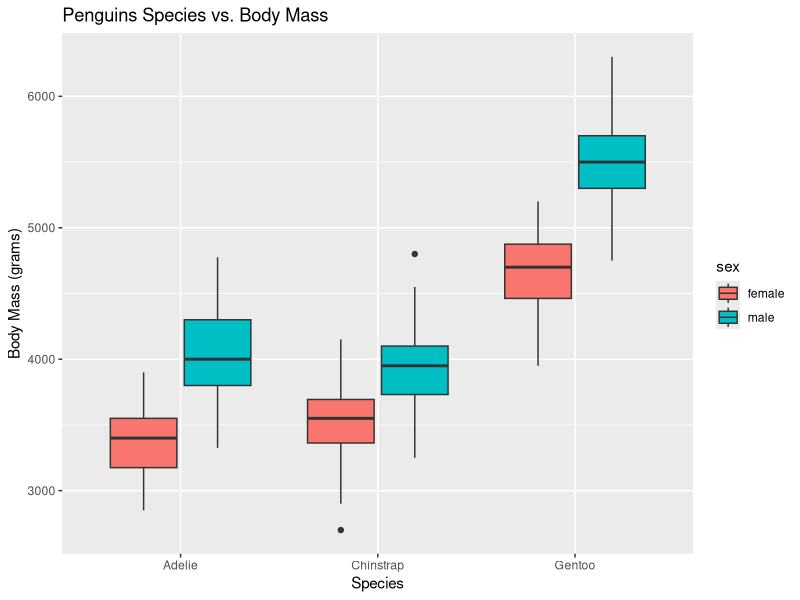
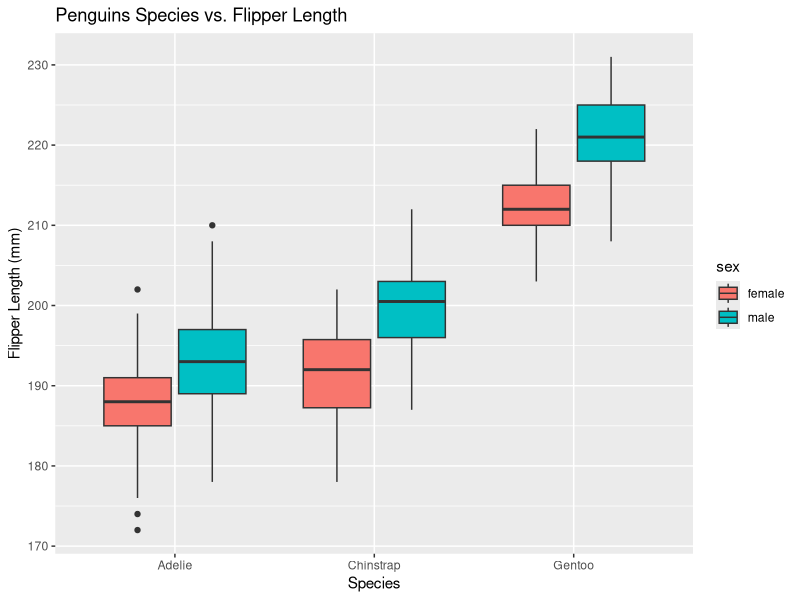
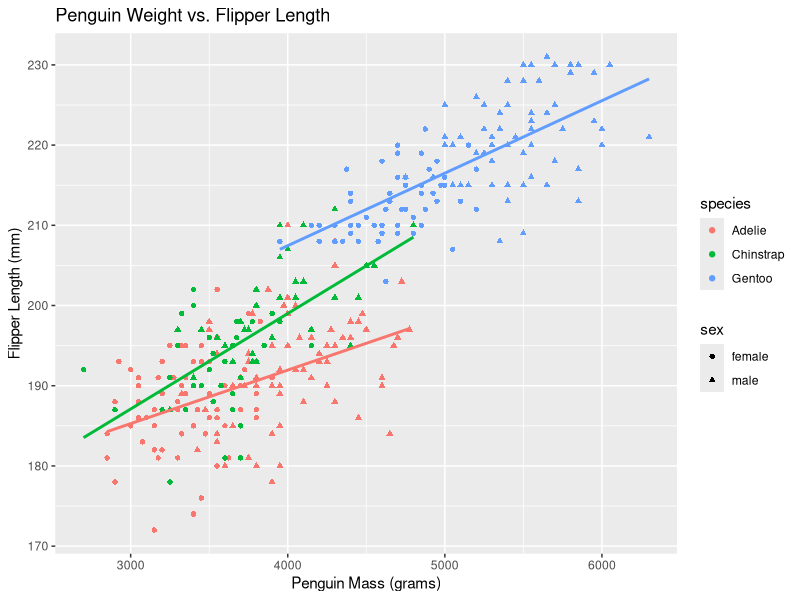
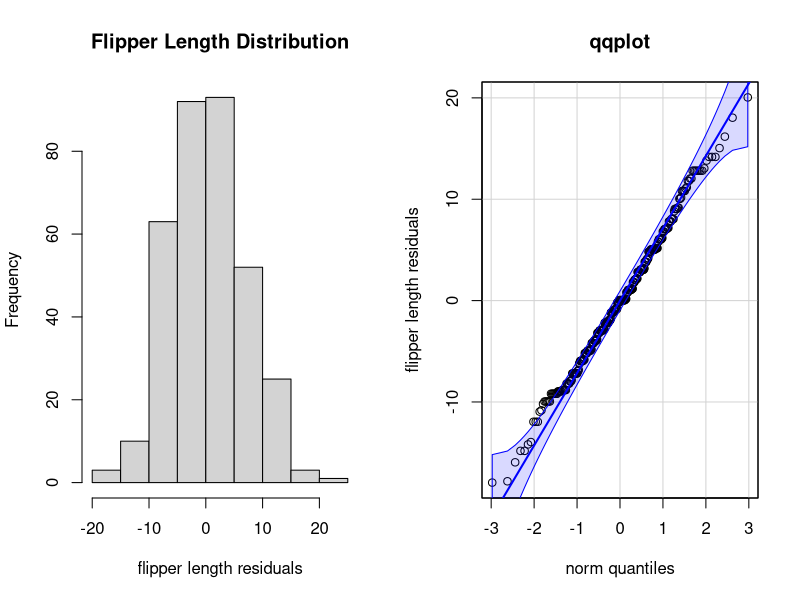
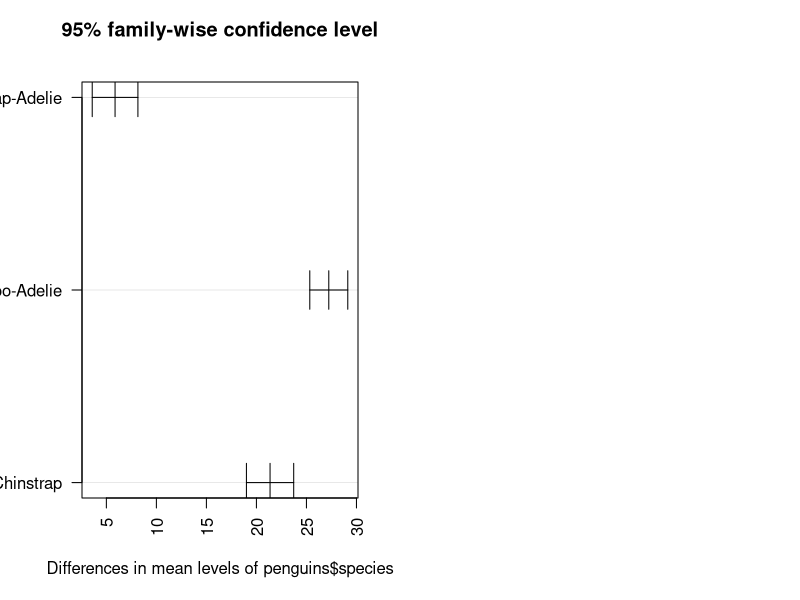
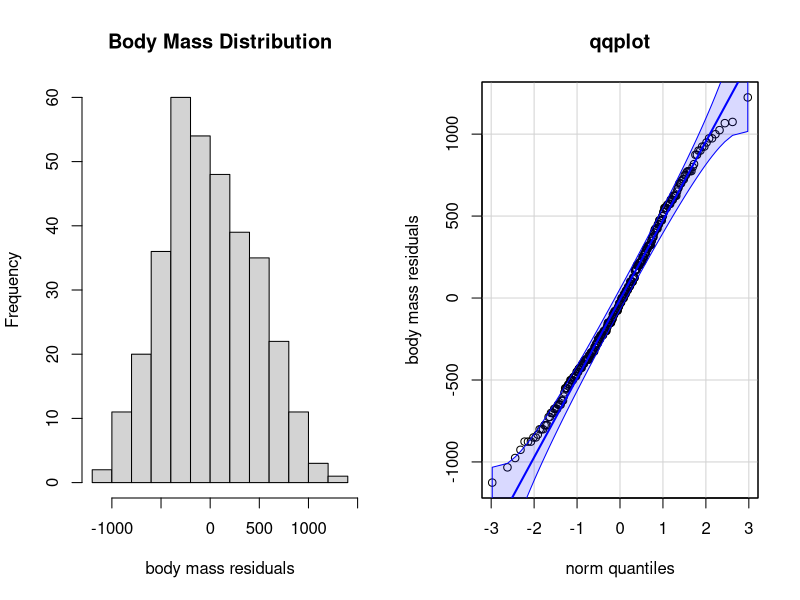
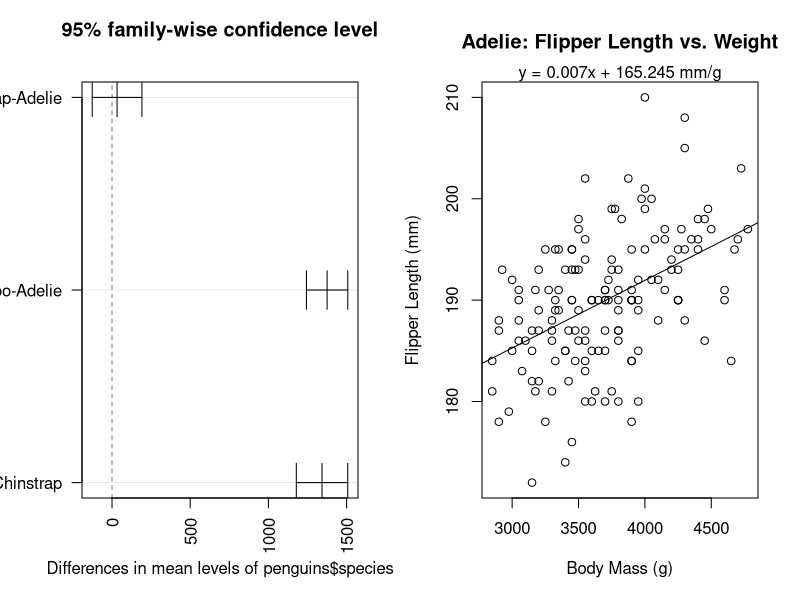
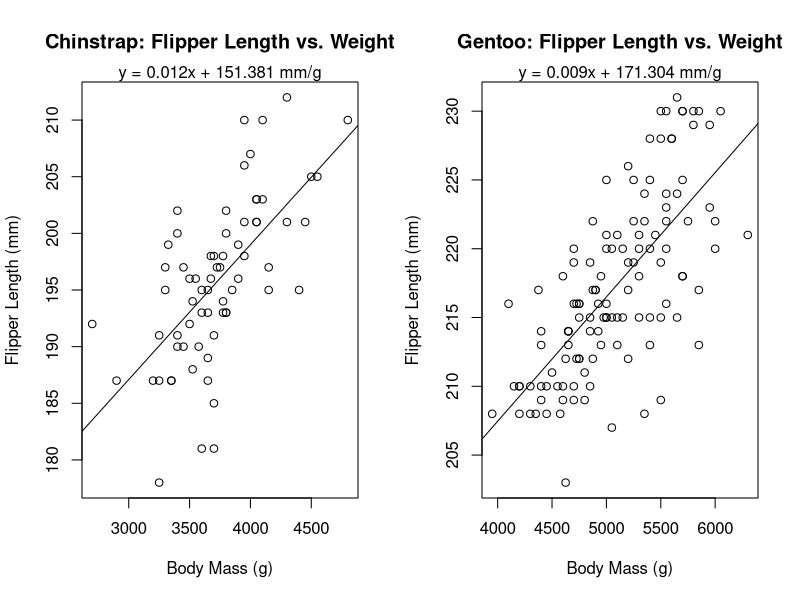

The R source for these figures, in order:
## ---- chunk 1
knitr::opts_chunk$set(echo = FALSE)
## ---- chunk 2
library(tidyverse)
library(lme4)
library(palmerpenguins)
library(car)
library(multcomp)

data(package = 'palmerpenguins')
head(penguins)
## ---- chunk 3
ggplot(data=na.omit(penguins), aes(x=species, y= body_mass_g, fill=sex))+
  geom_boxplot()+
  xlab("Species")+
  ylab("Body Mass (grams)")+
  ggtitle("Penguins Species vs. Body Mass")
## ---- chunk 4
ggplot(data=na.omit(penguins), aes(x=species, y= flipper_length_mm, fill=sex))+
  geom_boxplot()+
  xlab("Species")+
  ylab("Flipper Length (mm)")+
  ggtitle("Penguins Species vs. Flipper Length")
## ---- chunk 5
ggplot(data=na.omit(penguins), aes(x=body_mass_g, y= flipper_length_mm, color=species))+
  geom_point(aes(shape=sex))+
  geom_smooth(data = penguins, 
              method ="lm", alpha = 0, show.legend = FALSE, linetype = 'solid') +
  xlab("Penguin Mass (grams)")+
  ylab("Flipper Length (mm)")+
  ggtitle("Penguin Weight vs. Flipper Length")
## ---- chunk 6
#Anova
anova_flipper = aov(penguins$flipper_length_mm ~ penguins$species, data =penguins)
summary(anova_flipper)

#Check of normality assumption
par(mfrow = c(1, 2)) # combine plots
# histogram
hist(anova_flipper$residuals, main = "Flipper Length Distribution", xlab = "flipper length residuals")
# QQ-plot
qqPlot(anova_flipper$residuals,id = FALSE, ylab = "flipper length residuals", main = "qqplot")
## ---- chunk 7

#Tukey Test
TukeyHSD(anova_flipper, conf.level=.95) 
plot(TukeyHSD(anova_flipper, conf.level=.95), las = 2)
## ---- chunk 8
#Anova
anova_mass = aov(penguins$body_mass_g ~ penguins$species, data =penguins)
summary(anova_mass)

#Check of normality assumption
par(mfrow = c(1, 2)) # combine plots
# histogram
hist(anova_mass$residuals, main = "Body Mass Distribution", xlab = "body mass residuals")
# QQ-plot
qqPlot(anova_mass$residuals,id = FALSE, ylab = "body mass residuals", main = "qqplot")
## ---- chunk 9
#Tukey Test
TukeyHSD(anova_mass, conf.level=.95) 
plot(TukeyHSD(anova_mass, conf.level=.95), las = 2)
## ---- chunk 10
adelie <- filter(penguins, penguins$species == "Adelie")
adelie_lm <- lm(adelie$flipper_length_mm ~ adelie$body_mass_g)
coeff=coefficients(adelie_lm)
eq1 = paste0("y = ", round(coeff[2],3), "x + ", round(coeff[1],3), " mm/g") #linear equation

###Plot Linear Model
plot(adelie$body_mass_g, adelie$flipper_length_mm, xlab = "Body Mass (g)",
     ylab = "Flipper Length (mm)", main = "Adelie: Flipper Length vs. Weight")
abline(adelie_lm)
mtext(eq1, 3, line=0)
summary(adelie_lm)

## ---- chunk 11
chinstrap <- filter(penguins, penguins$species == "Chinstrap")
chinstrap_lm <- lm(chinstrap$flipper_length_mm ~ chinstrap$body_mass_g)
coeff2=coefficients(chinstrap_lm)
eq2 = paste0("y = ", round(coeff2[2],3), "x + ", round(coeff2[1],3), " mm/g") #linear equation

###Plot Linear Model
plot(chinstrap$body_mass_g, chinstrap$flipper_length_mm, xlab = "Body Mass (g)",
     ylab = "Flipper Length (mm)", main = "Chinstrap: Flipper Length vs. Weight")
abline(chinstrap_lm)
mtext(eq2, 3, line=0)
summary(chinstrap_lm)
## ---- chunk 12
gentoo <- filter(penguins, penguins$species == "Gentoo")
gentoo_lm <- lm(gentoo$flipper_length_mm ~ gentoo$body_mass_g)
coeff3=coefficients(gentoo_lm)
eq3 = paste0("y = ", round(coeff3[2],3), "x + ", round(coeff3[1],3), " mm/g") #linear equation

###Plot Linear Model
plot(gentoo$body_mass_g, gentoo$flipper_length_mm, xlab = "Body Mass (g)",
     ylab = "Flipper Length (mm)", main = "Gentoo: Flipper Length vs. Weight")
abline(gentoo_lm)
mtext(eq3, 3, line=0)
summary(gentoo_lm)
